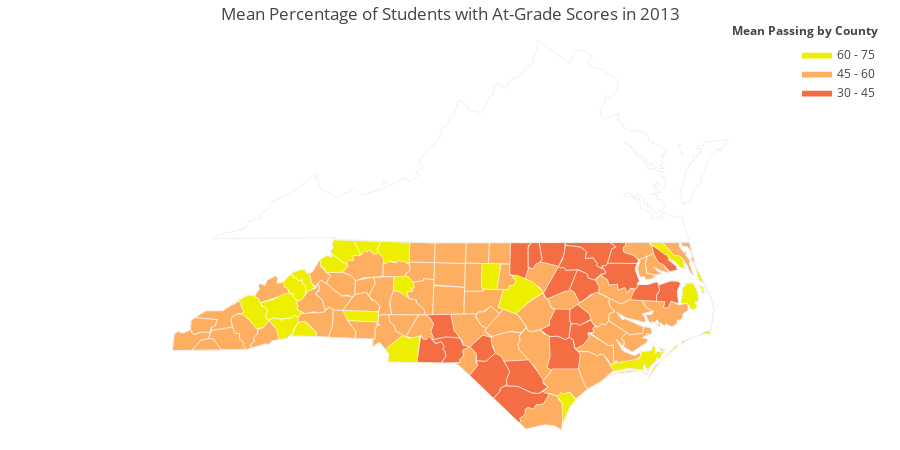

The notebook cell this image was saved under:
### Code cell
final13 = final[final.year == 2013]

glp_13 = final13.groupby('County name')['pct_glp'].agg('mean')
fips13= final13.groupby('County name')['FIPS'].agg('unique')

mean_glp = glp_13.tolist()
fips = fips13.tolist()

colorscale = [
    'rgb(165,0,38)',
    'rgb(244,109,67)',
    'rgb(253,174,97)',
    'rgb(238,238,0)',
    'rgb(124,252,0)',
    'rgb(48,128,20)'
]

fig = ff.create_choropleth(
    fips=fips, values=mean_glp, scope=['North Carolina', 'Virginia'],
     binning_endpoints=[30, 45, 60, 75], colorscale=colorscale,
    county_outline={'color': 'rgb(255,255,255)', 'width': 0.5}, round_legend_values=True,
    legend_title='Mean Passing by County', title="Mean Percentage of Students with At-Grade Scores in 2013"
)
py.offline.iplot(fig, filename='choropleth_nc_and_surr_states_outlines')

### Figure 1 — Plotly figure (JSON) as saved in the notebook; plotly's stock layout.template omitted (floating-point values rounded to 4 significant figures; data arrays with more than 128 entries replaced by an {"elided": "..."} marker saying what was removed)
{"data": [{"fill": "toself", "fillcolor": "rgb(165,0,38)", "hoverinfo": "none", "line": {"color": "rgb(255,255,255)", "width": 0.5}, "mode": "lines", "name": "< 30", "type": "scatter", "uid": "3a035cee-88c2-44e6-a5e4-bc24f1952e3c", "x": [], "y": []}, {"fill": "toself", "fillcolor": "rgb(244,109,67)", "hoverinfo": "none", "line": {"color": "rgb(255,255,255)", "width": 0.5}, "mode": "lines", "name": "30 - 45", "type": "scatter", "uid": "130ed3e5-b9fb-4140-85c5-0c28241e27a0", "x": {"elided": "316 float values"}, "y": {"elided": "316 float values"}}, {"fill": "toself", "fillcolor": "rgb(253,174,97)", "hoverinfo": "none", "line": {"color": "rgb(255,255,255)", "width": 0.5}, "mode": "lines", "name": "45 - 60", "type": "scatter", "uid": "1cd05629-6239-4afb-acb6-98f1e4e35ebc", "x": {"elided": "827 float values"}, "y": {"elided": "827 float values"}}, {"fill": "toself", "fillcolor": "rgb(238,238,0)", "hoverinfo": "none", "line": {"color": "rgb(255,255,255)", "width": 0.5}, "mode": "lines", "name": "60 - 75", "type": "scatter", "uid": "8679044a-f27e-486c-8c1f-9cbe0d047d90", "x": {"elided": "346 float values"}, "y": {"elided": "346 float values"}}, {"fill": "toself", "fillcolor": "rgb(124,252,0)", "hoverinfo": "none", "line": {"color": "rgb(255,255,255)", "width": 0.5}, "mode": "lines", "name": "> 75", "type": "scatter", "uid": "017f70f7-854f-44e8-bf0c-8d3bae505e70", "x": [], "y": []}, {"hoverinfo": "text", "legendgroup": "centroids", "marker": {"color": "white", "opacity": 0}, "mode": "markers", "name": "US Counties", "selected": {"marker": {"color": "white", "opacity": 1, "size": 3}}, "showlegend": false, "text": ["County: Onslow<br>State: North Carolina<br>FIPS: 37133<br>Value: 56.158823529411755", "County: Onslow<br>State: North Carolina<br>FIPS: 37133<br>Value: 56.158823529411755", "County: Onslow<br>State: North Carolina<br>FIPS: 37133<br>Value: 56.158823529411755", "County: Hyde<br>State: North Carolina<br>FIPS: 37095<br>Value: 55.06666666666666", "County: Hyde<br>State: North Carolina<br>FIPS: 37095<br>Value: 55.06666666666666", "County: Hyde<br>State: North Carolina<br>FIPS: 37095<br>Value: 55.06666666666666", "County: Hyde<br>State: North Carolina<br>FIPS: 37095<br>Value: 55.06666666666666", "County: Dare<br>State: North Carolina<br>FIPS: 37055<br>Value: 62.51818181818182", "County: Dare<br>State: North Carolina<br>FIPS: 37055<br>Value: 62.51818181818182", "County: Dare<br>State: North Carolina<br>FIPS: 37055<br>Value: 62.51818181818182", "County: Dare<br>State: North Carolina<br>FIPS: 37055<br>Value: 62.51818181818182", "County: Carteret<br>State: North Carolina<br>FIPS: 37031<br>Value: 68.19999999999999", "County: Carteret<br>State: North Carolina<br>FIPS: 37031<br>Value: 68.19999999999999", "County: Carteret<br>State: North Carolina<br>FIPS: 37031<br>Value: 68.19999999999999", "County: Carteret<br>State: North Carolina<br>FIPS: 37031<br>Value: 68.19999999999999", "County: Carteret<br>State: North Carolina<br>FIPS: 37031<br>Value: 68.19999999999999", "County: Carteret<br>State: North Carolina<br>FIPS: 37031<br>Value: 68.19999999999999", "County: Carteret<br>State: North Carolina<br>FIPS: 37031<br>Value: 68.19999999999999", "County: Alamance<br>State: North Carolina<br>FIPS: 37001<br>Value: 50.16216216216216", "County: Alexander<br>State: North Carolina<br>FIPS: 37003<br>Value: 59.93000000000001", "County: Alleghany<br>State: North Carolina<br>FIPS: 37005<br>Value: 62.225", "County: Anson<br>State: North Carolina<br>FIPS: 37007<br>Value: 33.74545454545455", "County: Ashe<br>State: North Carolina<br>FIPS: 37009<br>Value: 62.52", "County: Avery<br>State: North Carolina<br>FIPS: 37011<br>Value: 51.43846153846154", "County: Beaufort<br>State: North Carolina<br>FIPS: 37013<br>Value: 50.34285714285715", "County: Bertie<br>State: North Carolina<br>FIPS: 37015<br>Value: 40.512499999999996", "County: Bladen<br>State: North Carolina<br>FIPS: 37017<br>Value: 43.03076923076923", "County: Brunswick<br>State: North Carolina<br>FIPS: 37019<br>Value: 55.45", "County: Buncombe<br>State: North Carolina<br>FIPS: 37021<br>Value: 62.46666666666667", "County: Burke<br>State: North Carolina<br>FIPS: 37023<br>Value: 59.49259259259258", "County: Cabarrus<br>State: North Carolina<br>FIPS: 37025<br>Value: 56.452173913043495", "County: Caldwell<br>State: North Carolina<br>FIPS: 37027<br>Value: 56.40000000000001", "County: Camden<br>State: North Carolina<br>FIPS: 37029<br>Value: 69.91999999999999", "County: Caswell<br>State: North Carolina<br>FIPS: 37033<br>Value: 47.71666666666667", "County: Catawba<br>State: North Carolina<br>FIPS: 37035<br>Value: 56.150000000000006", "County: Chatham<br>State: North Carolina<br>FIPS: 37037<br>Value: 58.252631578947366", "County: Cherokee<br>State: North Carolina<br>FIPS: 37039<br>Value: 54.78", "County: Chowan<br>State: North Carolina<br>FIPS: 37041<br>Value: 47.43333333333334", "County: Clay<br>State: North Carolina<br>FIPS: 37043<br>Value: 56.333333333333336", "County: Cleveland<br>State: North Carolina<br>FIPS: 37045<br>Value: 59.15862068965515", "County: Columbus<br>State: North Carolina<br>FIPS: 37047<br>Value: 43.81304347826087", "County: Craven<br>State: North Carolina<br>FIPS: 37049<br>Value: 58.4", "County: Cumberland<br>State: North Carolina<br>FIPS: 37051<br>Value: 52.848809523809535", "County: Currituck<br>State: North Carolina<br>FIPS: 37053<br>Value: 59.9909090909091", "County: Davidson<br>State: North Carolina<br>FIPS: 37057<br>Value: 55.273333333333326", "County: Davie<br>State: North Carolina<br>FIPS: 37059<br>Value: 63.050000000000004", "County: Duplin<br>State: North Carolina<br>FIPS: 37061<br>Value: 44.262499999999996", "County: Durham<br>State: North Carolina<br>FIPS: 37063<br>Value: 45.10645161290322", "County: Edgecombe<br>State: North Carolina<br>FIPS: 37065<br>Value: 33.79333333333333", "County: Forsyth<br>State: North Carolina<br>FIPS: 37067<br>Value: 49.36", "County: Franklin<br>State: North Carolina<br>FIPS: 37069<br>Value: 51.33125", "County: Gaston<br>State: North Carolina<br>FIPS: 37071<br>Value: 49.837037037037035", "County: Gates<br>State: North Carolina<br>FIPS: 37073<br>Value: 59.82000000000001", "County: Graham<br>State: North Carolina<br>FIPS: 37075<br>Value: 51.56666666666666", "County: Granville<br>State: North Carolina<br>FIPS: 37077<br>Value: 44.855000000000004", "County: Greene<br>State: North Carolina<br>FIPS: 37079<br>Value: 43.94", "County: Guilford<br>State: North Carolina<br>FIPS: 37081<br>Value: 50.95624999999999", "County: Halifax<br>State: North Carolina<br>FIPS: 37083<br>Value: 34.76842105263158", "County: Harnett<br>State: North Carolina<br>FIPS: 37085<br>Value: 45.35416666666668", "County: Haywood<br>State: North Carolina<br>FIPS: 37087<br>Value: 65.35", "County: Henderson<br>State: North Carolina<br>FIPS: 37089<br>Value: 63.24583333333334", "County: Hertford<br>State: North Carolina<br>FIPS: 37091<br>Value: 42.24285714285714", "County: Hoke<br>State: North Carolina<br>FIPS: 37093<br>Value: 42.9076923076923", "County: Iredell<br>State: North Carolina<br>FIPS: 37097<br>Value: 59.61111111111109", "County: Jackson<br>State: North Carolina<br>FIPS: 37099<br>Value: 53.06", "County: Johnston<br>State: North Carolina<br>FIPS: 37101<br>Value: 55.755555555555546", "County: Jones<br>State: North Carolina<br>FIPS: 37103<br>Value: 50.78333333333333", "County: Lee<br>State: North Carolina<br>FIPS: 37105<br>Value: 45.5", "County: Lenoir<br>State: North Carolina<br>FIPS: 37107<br>Value: 40.73888888888888", "County: Lincoln<br>State: North Carolina<br>FIPS: 37109<br>Value: 62.860869565217406", "County: Macon<br>State: North Carolina<br>FIPS: 37113<br>Value: 56.45454545454545", "County: Madison<br>State: North Carolina<br>FIPS: 37115<br>Value: 54.92857142857143", "County: Martin<br>State: North Carolina<br>FIPS: 37117<br>Value: 46.18181818181817", "County: McDowell<br>State: North Carolina<br>FIPS: 37111<br>Value: 56.30833333333333", "County: Mecklenburg<br>State: North Carolina<br>FIPS: 37119<br>Value: 57.272941176470596", "County: Mitchell<br>State: North Carolina<br>FIPS: 37121<br>Value: 60.75", "County: Montgomery<br>State: North Carolina<br>FIPS: 37123<br>Value: 43.010000000000005", "County: Moore<br>State: North Carolina<br>FIPS: 37125<br>Value: 57.51739130434781", "County: Nash<br>State: North Carolina<br>FIPS: 37127<br>Value: 38.807692307692314", "County: New Hanover<br>State: North Carolina<br>FIPS: 37129<br>Value: 60.20697674418605", "County: Northampton<br>State: North Carolina<br>FIPS: 37131<br>Value: 32.475", "County: Orange<br>State: North Carolina<br>FIPS: 37135<br>Value: 65.55757575757576", "County: Pamlico<br>State: North Carolina<br>FIPS: 37137<br>Value: 48.075", "County: Pasquotank<br>State: North Carolina<br>FIPS: 37139<br>Value: 44.53333333333333", "County: Pender<br>State: North Carolina<br>FIPS: 37141<br>Value: 54.559999999999995", "County: Perquimans<br>State: North Carolina<br>FIPS: 37143<br>Value: 48.53333333333333", "County: Person<br>State: North Carolina<br>FIPS: 37145<br>Value: 57.85833333333333", "County: Pitt<br>State: North Carolina<br>FIPS: 37147<br>Value: 46.14117647058822", "County: Polk<br>State: North Carolina<br>FIPS: 37149<br>Value: 69.48571428571428", "County: Randolph<br>State: North Carolina<br>FIPS: 37151<br>Value: 53.30769230769231", "County: Richmond<br>State: North Carolina<br>FIPS: 37153<br>Value: 44.3", "County: Robeson<br>State: North Carolina<br>FIPS: 37155<br>Value: 37.59285714285714", "County: Rockingham<br>State: North Carolina<br>FIPS: 37157<br>Value: 50.00769230769231", "County: Rowan<br>State: North Carolina<br>FIPS: 37159<br>Value: 45.854285714285716", "County: Rutherford<br>State: North Carolina<br>FIPS: 37161<br>Value: 57.019999999999996", "County: Sampson<br>State: North Carolina<br>FIPS: 37163<br>Value: 55.16363636363636", "County: Scotland<br>State: North Carolina<br>FIPS: 37165<br>Value: 50.42142857142858", "County: Stanly<br>State: North Carolina<br>FIPS: 37167<br>Value: 56.704545454545446", "County: Stokes<br>State: North Carolina<br>FIPS: 37169<br>Value: 58.42999999999999", "County: Surry<br>State: North Carolina<br>FIPS: 37171<br>Value: 63.823076923076925", "County: Swain<br>State: North Carolina<br>FIPS: 37173<br>Value: 57.959999999999994", "County: Transylvania<br>State: North Carolina<br>FIPS: 37175<br>Value: 59.40000000000001", "County: Tyrrell<br>State: North Carolina<br>FIPS: 37177<br>Value: 44.666666666666664", "County: Union<br>State: North Carolina<br>FIPS: 37179<br>Value: 67.91132075471698", "County: Vance<br>State: North Carolina<br>FIPS: 37181<br>Value: 42.16666666666666", "County: Wake<br>State: North Carolina<br>FIPS: 37183<br>Value: 65.17650273224041", "County: Warren<br>State: North Carolina<br>FIPS: 37185<br>Value: 38.73333333333334", "County: Washington<br>State: North Carolina<br>FIPS: 37187<br>Value: 40.43333333333334", "County: Watauga<br>State: North Carolina<br>FIPS: 37189<br>Value: 67.24999999999999", "County: Wayne<br>State: North Carolina<br>FIPS: 37191<br>Value: 44.45937499999999", "County: Wilkes<br>State: North Carolina<br>FIPS: 37193<br>Value: 54.85652173913043", "County: Wilson<br>State: North Carolina<br>FIPS: 37195<br>Value: 47.9076923076923", "County: Yadkin<br>State: North Carolina<br>FIPS: 37197<br>Value: 57.64999999999999", "County: Yancey<br>State: North Carolina<br>FIPS: 37199<br>Value: 66.0"], "type": "scatter", "uid": "3327e38b-3aa2-49f5-9724-3990aaa8f53f", "unselected": {"marker": {"opacity": 0}}, "x": [[-77.14], [-77.21], [-77.43], [-75.75], [-75.92], [-76.27], [-76.25], [-75.66], [-75.54], [-75.67], [-75.86], [-76.14], [-76.53], [-76.45], [-76.56], [-76.6], [-76.89], [-76.67], -79.4, -81.18, -81.13, -80.1, -81.5, -81.92, -76.86, -76.98, -78.56, -78.24, -82.53, -81.7, -80.55, -81.55, -76.21, -79.33, -81.22, -79.26, -84.06, -76.61, -83.75, -81.56, -78.66, -77.09, -78.83, -76.01, -80.21, -80.54, -77.93, -78.88, -77.6, -80.26, -78.29, -81.18, -76.7, -83.83, -78.65, -77.68, -79.79, -77.65, -78.87, -82.98, -82.48, -76.98, -79.24, -80.87, -83.14, -78.37, -77.36, -79.17, -77.64, -81.22, -83.42, -82.71, -77.11, -82.05, -80.83, -82.16, -79.91, -79.48, -77.99, -77.88, -77.4, -79.12, -76.74, -76.28, -77.91, -76.44, -78.97, -77.37, -82.17, -79.81, -79.75, -79.1, -79.77, -80.52, -81.92, -78.37, -79.48, -80.25, -80.24, -80.69, -83.49, -82.8, -76.21, -80.53, -78.41, -78.65, -78.11, -76.58, -81.7, -78.0, -81.16, -77.92, -80.67, -82.31], "y": [[34.64], [34.61], [34.73], [35.19], [35.13], [35.32], [35.54], [35.88], [35.41], [36.0], [35.78], [35.0], [34.71], [34.72], [34.7], [34.67], [34.68], [34.84], 36.04, 35.92, 36.49, 34.97, 36.43, 36.08, 35.49, 36.07, 34.61, 34.07, 35.61, 35.75, 35.39, 35.95, 36.39, 36.39, 35.66, 35.7, 35.13, 36.15, 35.06, 35.33, 34.27, 35.12, 35.05, 36.4, 35.79, 35.93, 34.94, 36.04, 35.91, 36.13, 36.08, 35.29, 36.44, 35.35, 36.3, 35.48, 36.08, 36.26, 35.37, 35.56, 35.34, 36.36, 35.02, 35.81, 35.29, 35.52, 35.02, 35.48, 35.24, 35.49, 35.15, 35.86, 35.84, 35.68, 35.25, 36.01, 35.33, 35.31, 35.97, 34.23, 36.42, 36.06, 35.14, 36.3, 34.52, 36.21, 36.39, 35.59, 35.28, 35.71, 35.01, 34.64, 36.4, 35.64, 35.4, 34.99, 34.84, 35.31, 36.4, 36.41, 35.49, 35.2, 35.82, 34.99, 36.36, 35.79, 36.4, 35.82, 36.23, 35.36, 36.21, 35.71, 36.16, 35.9]}, {"hoverinfo": "text", "legendgroup": "States", "line": {"color": "rgb(240, 240, 240)", "width": 1}, "mode": "lines", "showlegend": false, "type": "scatter", "uid": "a107f903-b021-4bd2-aed0-a50a3f9d9809", "x": {"elided": "551 float values"}, "y": {"elided": "551 float values"}}], "layout": {"annotations": [{"showarrow": false, "text": "<b>Mean Passing by County</b>", "x": 1, "xanchor": "right", "xref": "paper", "y": 1.05, "yref": "paper"}], "dragmode": "select", "height": 450, "hovermode": "closest", "legend": {"traceorder": "reversed", "x": 1, "xanchor": "right", "y": 1, "yanchor": "top"}, "margin": {"b": 20, "l": 20, "r": 20, "t": 40}, "title": "Mean Percentage of Students with At-Grade Scores in 2013", "width": 900, "xaxis": {"autorange": false, "fixedrange": true, "range": [-86.81, -72.75], "showgrid": false, "showticklabels": false, "zeroline": false}, "yaxis": {"autorange": false, "fixedrange": true, "range": [33.84, 39.47], "showgrid": false, "showticklabels": false, "zeroline": false}}}
